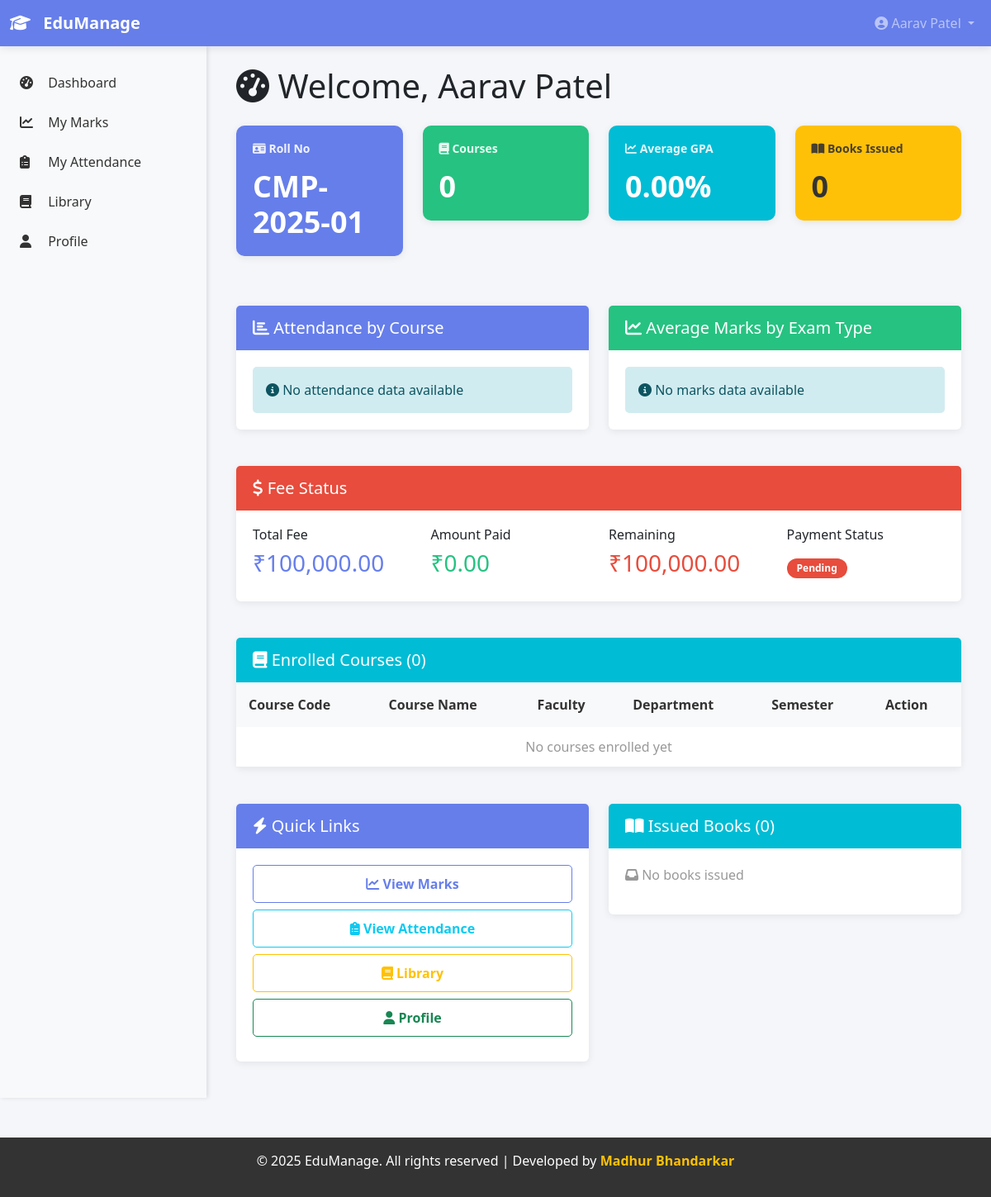
Page /pages/student/dashboard.php (signed in) on the committed database.
### tables this page shows
CREATE TABLE users (
    user_id INT AUTO_INCREMENT PRIMARY KEY,
    role_id INT,
    dept_id INT NULL,
    username VARCHAR(50) UNIQUE NOT NULL,
    password_hash VARCHAR(255) NOT NULL,
    full_name VARCHAR(100),
    email VARCHAR(100),
    phone VARCHAR(15),
    created_at TIMESTAMP DEFAULT CURRENT_TIMESTAMP,
    FOREIGN KEY (role_id) REFERENCES roles(role_id) ON DELETE CASCADE,
    FOREIGN KEY (dept_id) REFERENCES departments(dept_id) ON DELETE SET NULL
);

CREATE TABLE students (
    student_id INT AUTO_INCREMENT PRIMARY KEY,
    user_id INT UNIQUE,
    roll_no VARCHAR(20) UNIQUE NOT NULL,
    admission_year YEAR,
    dob DATE,
    address VARCHAR(255),
    guardian_name VARCHAR(100),
    guardian_contact VARCHAR(15),
    FOREIGN KEY (user_id) REFERENCES users(user_id) ON DELETE CASCADE
);

CREATE TABLE fees (
    fee_id INT AUTO_INCREMENT PRIMARY KEY,
    student_id INT,
    total_fee DECIMAL(10,2),
    amount_paid DECIMAL(10,2),
    due_amount DECIMAL(10,2),
    last_payment_date DATE,
    FOREIGN KEY (student_id) REFERENCES students(student_id) ON DELETE CASCADE
);

### pages/student/dashboard.php (the view, shortened to what the rows shown need)
<?php
require_once('../../includes/db.php');
require_once('../../includes/functions.php');
require_once('../../includes/header.php');
$student = getStudentInfo($_SESSION['user_id']);
$student_id = $student['student_id'];
$fee_info = getStudentFeeInfo($student_id);
?>
<div class="d-flex">
    <main class="flex-grow-1 p-4">
        <div class="container-fluid">
            <h1 class="mb-4"><i class="fas fa-tachometer-alt"></i> Welcome, <?php echo $student['full_name']; ?></h1>
            <div class="row mb-4">
                <div class="col-md-3 mb-3">
                    <div class="card text-white bg-primary">
                        <div class="card-body">
                            <h6 class="card-title"><i class="fas fa-id-card"></i> Roll No</h6>
                            <p class="card-text display-6"><?php echo $student['roll_no']; ?></p>
                        </div>
                    </div>
                </div>
                <div class="col-md-3 mb-3">
                </div>
                <div class="col-md-3 mb-3">
                </div>
                <div class="col-md-3 mb-3">
                </div>
            </div>
            <div class="row mb-4">
                <div class="col-md-6">
                </div>
                <div class="col-md-6">
                </div>
            </div>
            <div class="row mb-4">
                <div class="col-md-12">
                    <div class="card">
                        <div class="card-body">
                            <div class="row">
                                <div class="col-md-3">
                                    <h6>Total Fee</h6>
                                    <h3 class="text-primary">₹<?php echo number_format($fee_info['total_fee'] ?? 0, 2); ?></h3>
                                </div>
                                <div class="col-md-3">
                                    <h6>Amount Paid</h6>
                                    <h3 class="text-success">₹<?php echo number_format($fee_info['amount_paid'] ?? 0, 2); ?></h3>
                                </div>
                                <div class="col-md-3">
                                    <h6>Remaining</h6>
                                    <h3 class="text-danger">₹<?php echo number_format($fee_info['due_amount'] ?? 0, 2); ?></h3>
                                </div>
                                <div class="col-md-3">
                                    <?php
                                    $status = ($fee_info['due_amount'] ?? 0) == 0 ? 'Paid' : 'Pending';
                                    $badge_class = $status == 'Paid' ? 'bg-success' : 'bg-danger';
                                    ?>
                                    <h3><span class="badge <?php echo $badge_class; ?>"><?php echo $status; ?></span></h3>
                                </div>
                            </div>
                        </div>
                    </div>
                </div>
            </div>
            <div class="row mb-4">
                <div class="col-md-12">
                    <div class="card">
                        <div class="table-responsive">
                            <table class="table table-hover mb-0 table-sm">
                                <thead class="table-light">
                                    <tr>
                                        <th>Course Code</th>
                                        <th>Course Name</th>
                                        <th>Faculty</th>
                                        <th>Department</th>
                                        <th>Semester</th>
                                        <th>Action</th>
                                    </tr>
                                </thead>
                            </table>
                        </div>
                    </div>
                </div>
            </div>
            <div class="row">
                <div class="col-md-6">
                </div>
                <div class="col-md-6">
                </div>
            </div>
        </div>
    </main>
</div>
<?php require_once('../../includes/footer.php'); ?>

### includes/header.php (shortened to what the rows shown need)
<?php
require_once(__DIR__ . '/db.php');
require_once(__DIR__ . '/functions.php');
$user = getUserInfo($_SESSION['user_id']);
?>
<!DOCTYPE html>
<html lang="en">
<head>
    <link href="https://cdn.jsdelivr.net/npm/bootstrap@5.3.0/dist/css/bootstrap.min.css" rel="stylesheet">
    <link rel="stylesheet" href="https://cdnjs.cloudflare.com/ajax/libs/font-awesome/6.4.0/css/all.min.css">
    <link rel="stylesheet" href="<?php echo APP_URL; ?>/assets/css/style.css">
</head>
<body>
    <nav class="navbar navbar-expand-lg navbar-dark bg-primary sticky-top">
        <div class="container-fluid">
            <div class="collapse navbar-collapse" id="navbarNav">
                <ul class="navbar-nav ms-auto">
                    <li class="nav-item dropdown">
                        <a class="nav-link dropdown-toggle" href="#" id="userDropdown" role="button" data-bs-toggle="dropdown">
                            <i class="fas fa-user-circle"></i> <?php echo $user['full_name']; ?>
                        </a>
                    </li>
                </ul>
            </div>
        </div>
    </nav>

### rows in the picture
users: full_name "Aarav Patel"
students: user.full_name "Aarav Patel", roll_no "CMP-2025-01"
fees: total_fee "100,000.00", amount_paid "0.00", due_amount "100,000.00", due_amount "Pending"

### other values in the picture
APP_NAME "EduManage"
count($courses) "0"
$gpa "0.00"
count($issued_books) "0"
